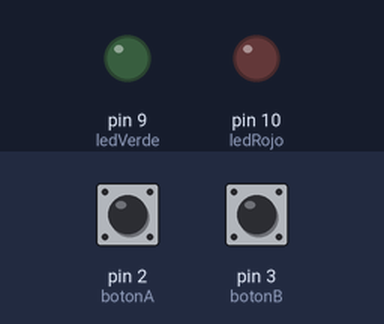
This sketch was run on a simulated Arduino Uno, built with avr-gcc and run on an emulated ATmega328P. Shown: output pins drawn as LEDs (lit = HIGH). The test bench sets the inputs (shaded band); at power-on: pin 2 (botonA) HIGH, pin 3 (botonB) HIGH.

Above: at 1.2 s.
1.3 s: pin 2 (botonA) pulled LOW for 0.15 s
At 1.37 s:
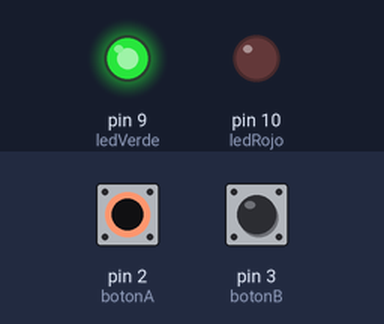
2.9 s: pin 3 (botonB) pulled LOW for 0.15 s
At 2.97 s:
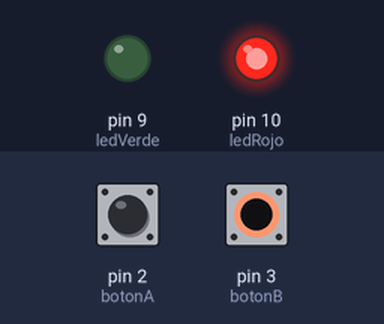
4.5 s: pin 3 (botonB) pulled LOW for 3.2 s
At 8.9 s:
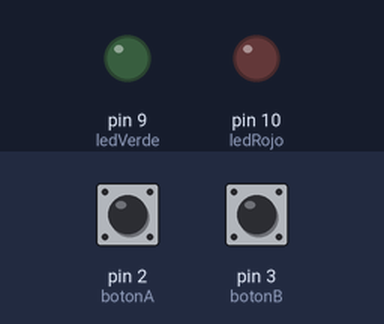
9.2 s: pin 2 (botonA) pulled LOW for 3.2 s
At 10.1 s:
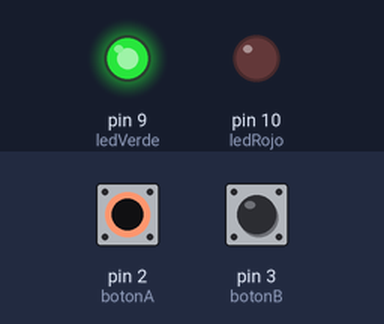
13.9 s: pin 2 (botonA) driven LOW and pin 3 (botonB) driven LOW
At 14.9 s:
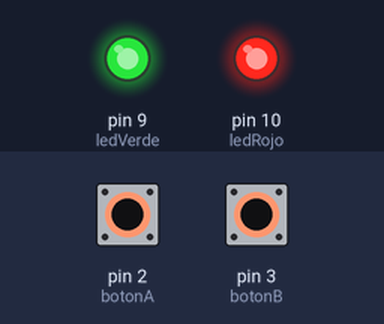
Timing chart, 0 to 16.4 s (numbered marks = the images above; inputs shaded):
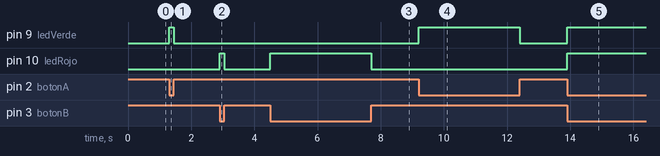

The sketch:

Lab02_ejercicio_3.ino
```cpp
const int botonA = 2;
const int botonB = 3;

const int ledVerde = 9;
const int ledRojo = 10;

void setup() {
  pinMode(botonA, INPUT_PULLUP);
  pinMode(botonB, INPUT_PULLUP);

  pinMode(ledVerde, OUTPUT);
  pinMode(ledRojo, OUTPUT);
}

void loop() {
  int estadoA = digitalRead(botonA);
  int estadoB = digitalRead(botonB);

  // Botón A controla LED verde
  if (estadoA == LOW) {
    digitalWrite(ledVerde, HIGH);
  } else {
    digitalWrite(ledVerde, LOW);
  }

  // Botón B controla LED rojo
  if (estadoB == LOW) {
    digitalWrite(ledRojo, HIGH);
  } else {
    digitalWrite(ledRojo, LOW);
  }
}
```

Measured:
- after the input at 1.3 s, pin 9 (ledVerde): LOW → HIGH at once, → LOW 0.15 s later
- after the input at 2.9 s, pin 10 (ledRojo): LOW → HIGH at once, → LOW 0.15 s later
- after the input at 4.5 s, pin 10 (ledRojo): LOW → HIGH at once, → LOW 3.2 s later
- after the input at 9.2 s, pin 9 (ledVerde): LOW → HIGH at once, → LOW 3.2 s later
- after the input at 13.9 s, pin 9 (ledVerde), pin 10 (ledRojo): LOW → HIGH at once
